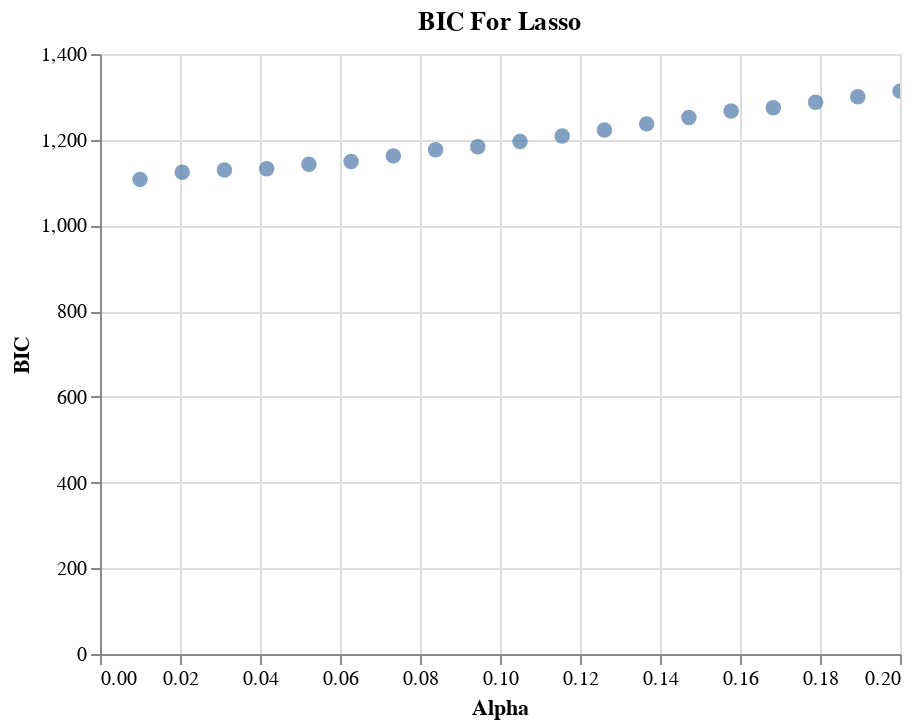

The cell this chart's notebook holds for it:
### Markdown cell above
### Section 7.7 - The Bayesian Approach and BIC
* The Bayesian information criteria (BIC), like AIC, is applicable in settings where the fitting is carried out by maximization of a log-likelihood.
* Arises from the Bayesian approach to model selection - compute a posterior probability that the given model is the correct one, given the data.
* Select the model with the minimum BIC.
* Takes into account both the statistical goodness of fit and the number of parameters that have to be estimated to achieve this particular degree of fit, by imposing a penalty for increasing the number of parameters.

### Code cell
plot_data = _build_scatter_data(alphas, bics, 'BIC')
    
source = pd.DataFrame(plot_data, columns=['Alpha', 'BIC', 'Metric'])

chart = alt.Chart(source, title='BIC For Lasso').mark_circle(size=60).encode(
    x='Alpha',
    y='BIC',
    tooltip=['Alpha', 'BIC']
).interactive()

chart

### Figure 1 — Vega-Lite specification as saved in the notebook (floating-point values rounded to 4 significant figures)
{"config": {"view": {"continuousWidth": 400, "continuousHeight": 300}}, "data": {"name": "data-ec8f9ced4c18e7578186da469aefcf84"}, "mark": {"type": "circle", "size": 60}, "encoding": {"tooltip": [{"type": "quantitative", "field": "Alpha"}, {"type": "quantitative", "field": "BIC"}], "x": {"type": "quantitative", "field": "Alpha"}, "y": {"type": "quantitative", "field": "BIC"}}, "selection": {"selector004": {"type": "interval", "bind": "scales", "encodings": ["x", "y"]}}, "title": "BIC For Lasso", "$schema": "https://vega.github.io/schema/vega-lite/v4.8.1.json", "datasets": {"data-ec8f9ced4c18e7578186da469aefcf84": [{"Alpha": 0.01, "BIC": 1107.0, "Metric": "BIC"}, {"Alpha": 0.02056, "BIC": 1124.0, "Metric": "BIC"}, {"Alpha": 0.03111, "BIC": 1129.0, "Metric": "BIC"}, {"Alpha": 0.04167, "BIC": 1132.0, "Metric": "BIC"}, {"Alpha": 0.05222, "BIC": 1143.0, "Metric": "BIC"}, {"Alpha": 0.06278, "BIC": 1149.0, "Metric": "BIC"}, {"Alpha": 0.07333, "BIC": 1162.0, "Metric": "BIC"}, {"Alpha": 0.08389, "BIC": 1177.0, "Metric": "BIC"}, {"Alpha": 0.09444, "BIC": 1183.0, "Metric": "BIC"}, {"Alpha": 0.105, "BIC": 1196.0, "Metric": "BIC"}, {"Alpha": 0.1156, "BIC": 1209.0, "Metric": "BIC"}, {"Alpha": 0.1261, "BIC": 1223.0, "Metric": "BIC"}, {"Alpha": 0.1367, "BIC": 1237.0, "Metric": "BIC"}, {"Alpha": 0.1472, "BIC": 1252.0, "Metric": "BIC"}, {"Alpha": 0.1578, "BIC": 1267.0, "Metric": "BIC"}, {"Alpha": 0.1683, "BIC": 1275.0, "Metric": "BIC"}, {"Alpha": 0.1789, "BIC": 1287.0, "Metric": "BIC"}, {"Alpha": 0.1894, "BIC": 1300.0, "Metric": "BIC"}, {"Alpha": 0.2, "BIC": 1313.0, "Metric": "BIC"}]}}
